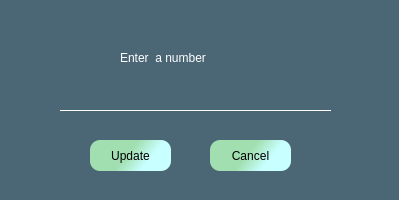
<?xml version="1.0" encoding="UTF-8"?>
<ui version="4.0">
 <class>Dialog</class>
 <widget class="QDialog" name="Dialog">
  <property name="geometry">
   <rect>
    <x>0</x>
    <y>0</y>
    <width>399</width>
    <height>200</height>
   </rect>
  </property>
  <property name="windowTitle">
   <string>Update</string>
  </property>
  <property name="styleSheet">
   <string notr="true">background-color: rgb(75, 103, 118);</string>
  </property>
  <widget class="QLineEdit" name="lineEdit">
   <property name="geometry">
    <rect>
     <x>60</x>
     <y>80</y>
     <width>271</width>
     <height>31</height>
    </rect>
   </property>
   <property name="styleSheet">
    <string notr="true">border: none;
color: rgb(255, 255, 255);
font: 12pt &quot;Rockwell&quot;;
border-bottom: 1px solid white;</string>
   </property>
  </widget>
  <widget class="QLabel" name="label">
   <property name="geometry">
    <rect>
     <x>120</x>
     <y>50</y>
     <width>151</width>
     <height>16</height>
    </rect>
   </property>
   <property name="styleSheet">
    <string notr="true">font: 14pt &quot;Rockwell&quot;;
color: rgb(255, 255, 255);</string>
   </property>
   <property name="text">
    <string>Enter  a number</string>
   </property>
  </widget>
  <widget class="QPushButton" name="deleteBtn">
   <property name="geometry">
    <rect>
     <x>90</x>
     <y>140</y>
     <width>81</width>
     <height>31</height>
    </rect>
   </property>
   <property name="styleSheet">
    <string notr="true">background-color: qlineargradient(spread:pad, x1:0.329727, y1:0.432, x2:0.938, y2:0.619318, stop:0.215909 rgba(162, 223, 176, 255), stop:0.698864 rgba(200, 255, 255, 255));
font: 14pt &quot;Rockwell&quot;;
border-radius: 10px;</string>
   </property>
   <property name="text">
    <string>Update</string>
   </property>
  </widget>
  <widget class="QPushButton" name="cancelbtn">
   <property name="geometry">
    <rect>
     <x>210</x>
     <y>140</y>
     <width>81</width>
     <height>31</height>
    </rect>
   </property>
   <property name="styleSheet">
    <string notr="true">background-color: qlineargradient(spread:pad, x1:0.329727, y1:0.432, x2:0.938, y2:0.619318, stop:0.215909 rgba(162, 223, 176, 255), stop:0.698864 rgba(200, 255, 255, 255));
font: 14pt &quot;Rockwell&quot;;
border-radius: 10px;</string>
   </property>
   <property name="text">
    <string>Cancel</string>
   </property>
  </widget>
 </widget>
 <resources/>
 <connections/>
</ui>
